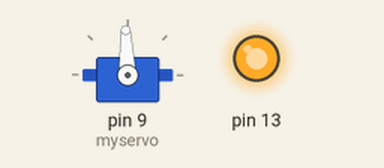
Recording of a sketch running on a simulated Arduino Uno, built with avr-gcc and run on an emulated ATmega328P. Shown: servo, output pins drawn as LEDs (lit = HIGH). What the sketch prints to the serial monitor is not drawn.

Above: at 0.05 s.
At 1.15 s:
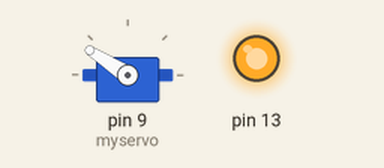
At 2.3 s:
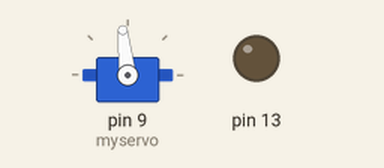
At 4.6 s:
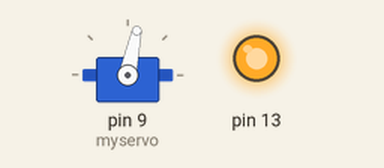
Timing chart, 0 to 6.3 s (numbered marks = the images above):
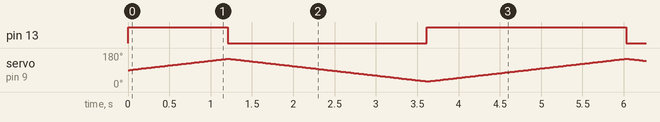

The sketch:

servo-to-90-degrees.ino
```cpp
//-*- C -*-

#include <Servo.h>

Servo myservo;  // create servo object to control a servo
                // a maximum of eight servo objects can be created

// multiply by degrees to get radians
//
const double degrees_to_radians = 0.0174532925;
const int DELAY_MS = 20;
const int DEGREE_INCREMENT = 1;
int degree = 90;

void setup() {
  myservo.attach(9);  // attaches the servo on pin 9 to the servo object
  myservo.write(degree);

  Serial.begin(9600);

  // initialize digital pin 13 as an output.
  pinMode(13, OUTPUT);
}

void loop() {
  digitalWrite(13, HIGH);   // turn the LED on (HIGH is the voltage level)

  Serial.print(degree);
  for (; degree < 150 ; degree += DEGREE_INCREMENT) {
    Serial.print(".");

    myservo.write(degree);
    delay(DELAY_MS);
  }
  Serial.print("\n");

  digitalWrite(13, LOW);    // turn the LED off by making the voltage LOW

  Serial.print(degree);
  for (; degree > 30 ; degree -= DEGREE_INCREMENT) {
    Serial.print(".");

    myservo.write(degree);
    delay(DELAY_MS);
  }
  Serial.print("\n");

}
```

Measured:
- by itself, pin 13: repeats every 4.8 s: LOW 2.4 s, HIGH 2.4 s
